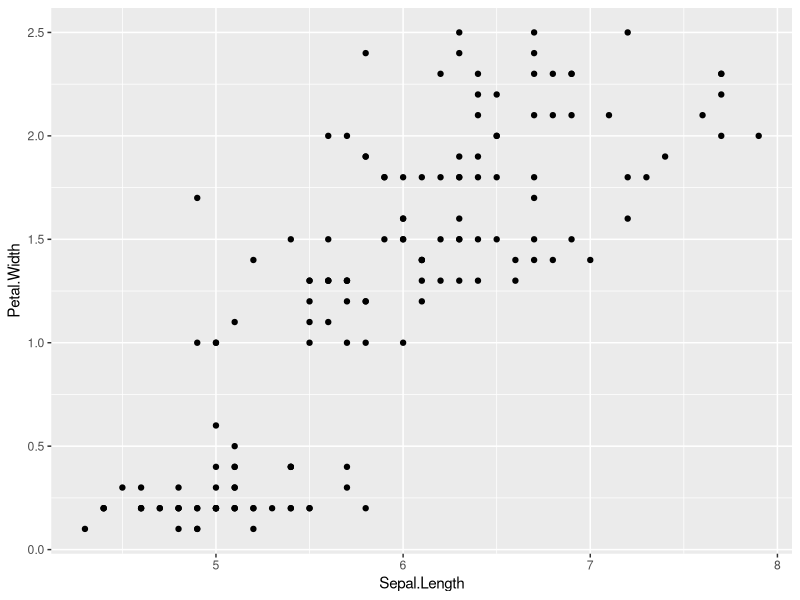
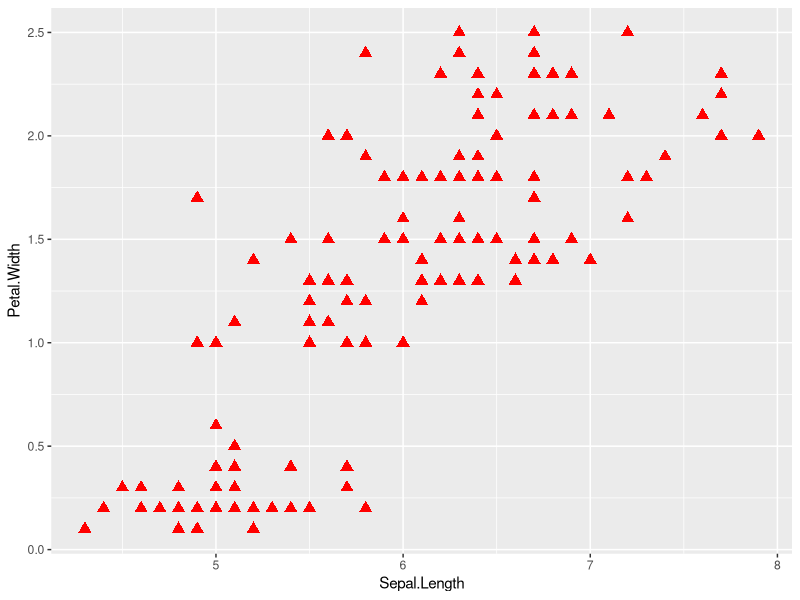
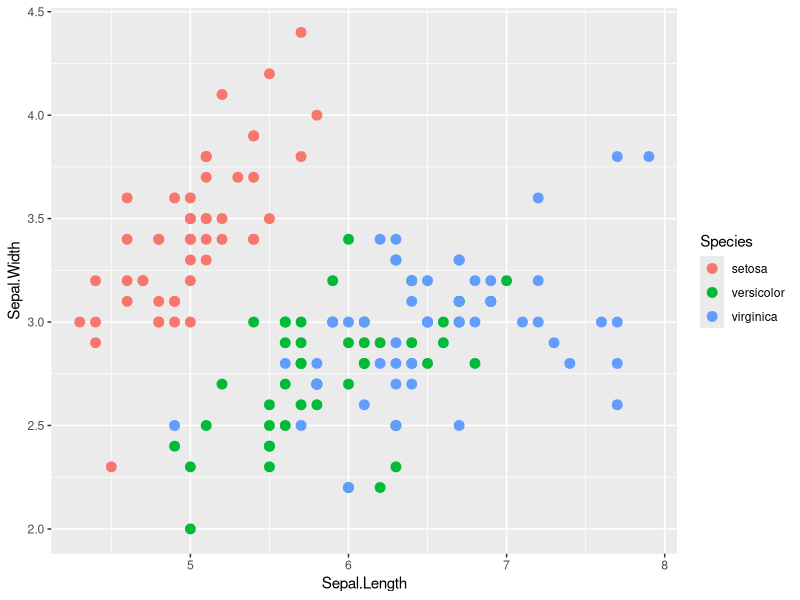
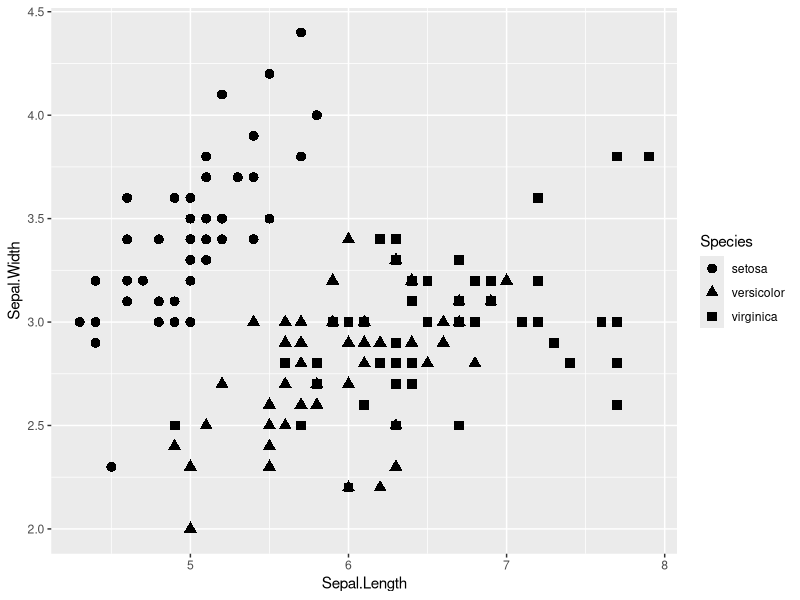
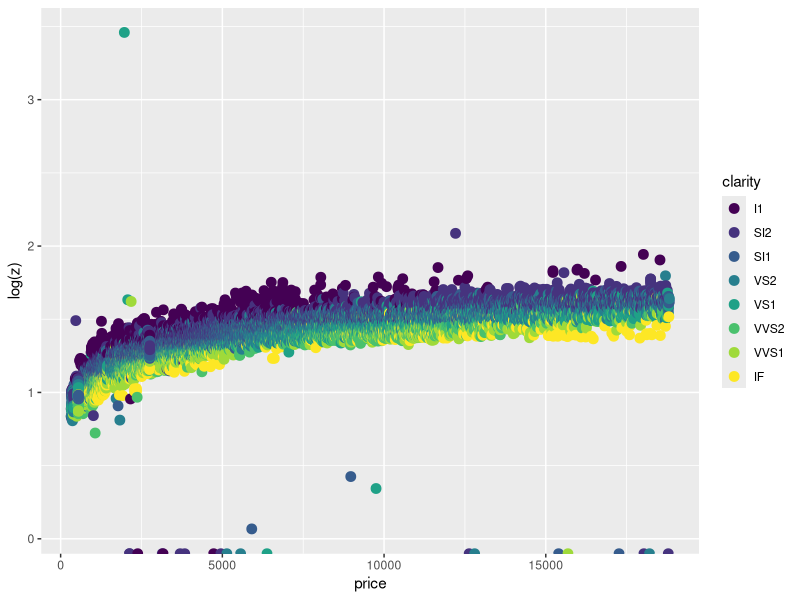
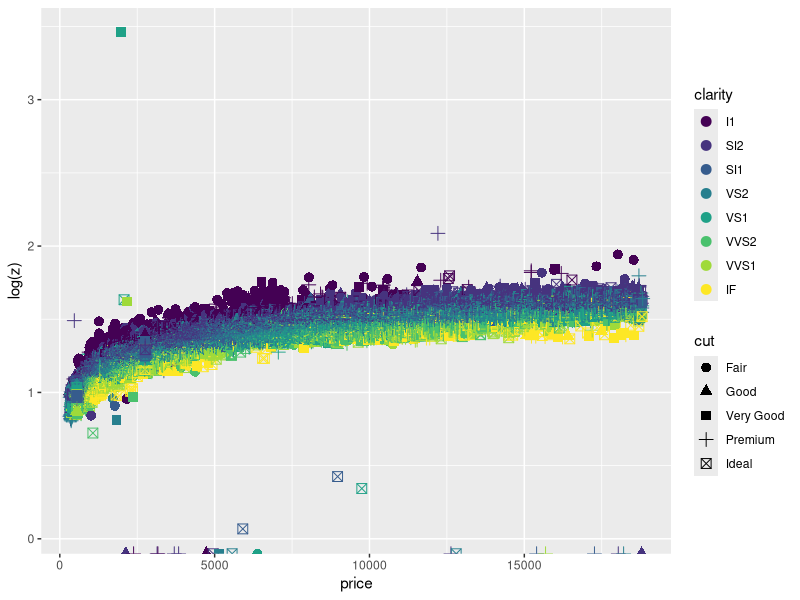
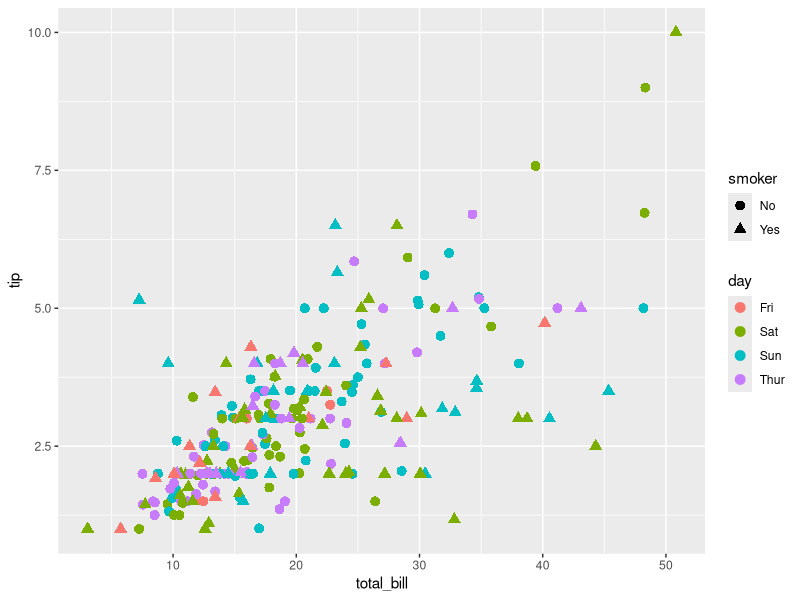

These charts were generated, in order, by the following R code:
## ---- chunk 1
library(ggplot2)
dim(iris)
names(iris)
class(iris)
table(iris$Species)
## ---- chunk 2
#plot(iris$Sepal.Length,iris$Petal.Width)
ggplot(iris, aes(x=Sepal.Length, y=Petal.Width)) + geom_point()
## ---- chunk 3
#plot(iris$Sepal.Length,iris$Petal.Width, pch=17,col="red", cex=1.5)
ggplot(iris, aes(x=Sepal.Length, y=Petal.Width)) + geom_point(shape=17,col="red",size=3)
## ---- chunk 4
#ggplot(iris, aes(x=Sepal.Length, y=Sepal.Width)) 
ggplot(iris, aes(x=Sepal.Length, y=Sepal.Width, colour= Species)) + geom_point(size=3)
ggplot(iris, aes(x=Sepal.Length, y=Sepal.Width, shape= Species)) + 
  geom_point(size=3)

## ---- chunk 5
ggplot(diamonds, aes(x=price, y=log(z), colour= clarity)) + geom_point(size=3)

ggplot(diamonds, aes(x=price, y=log(z), colour= clarity,shape=cut)) + geom_point(size=3)

## ---- chunk 6
library(reshape2)
ggplot(tips, aes(x=total_bill, y=tip, colour= day, shape = smoker)) + geom_point(size=3)


